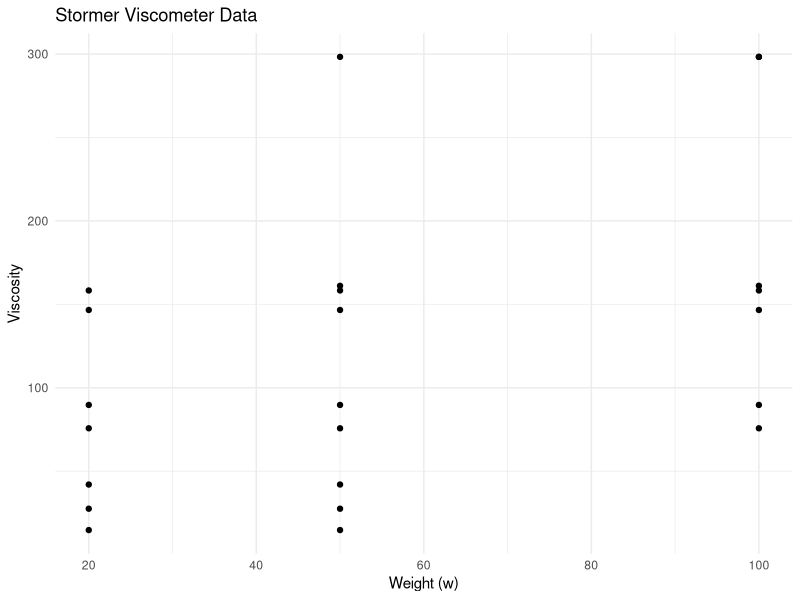
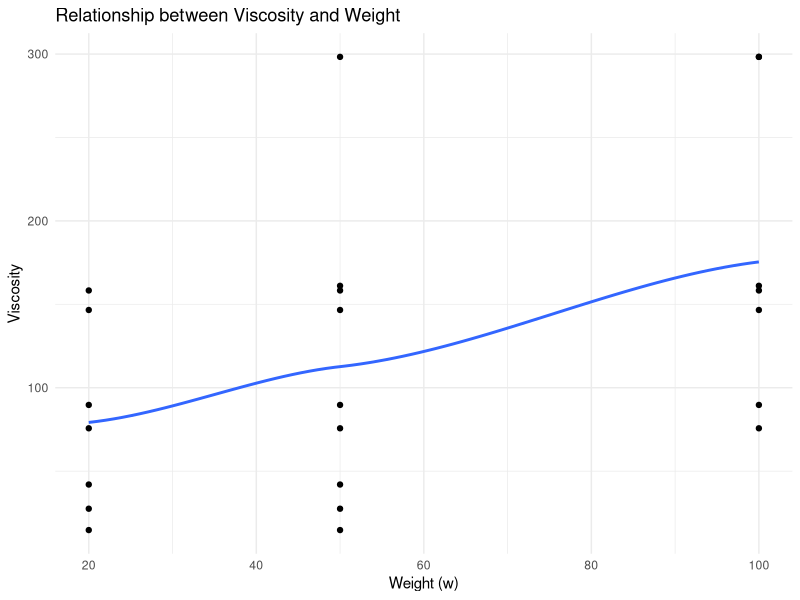
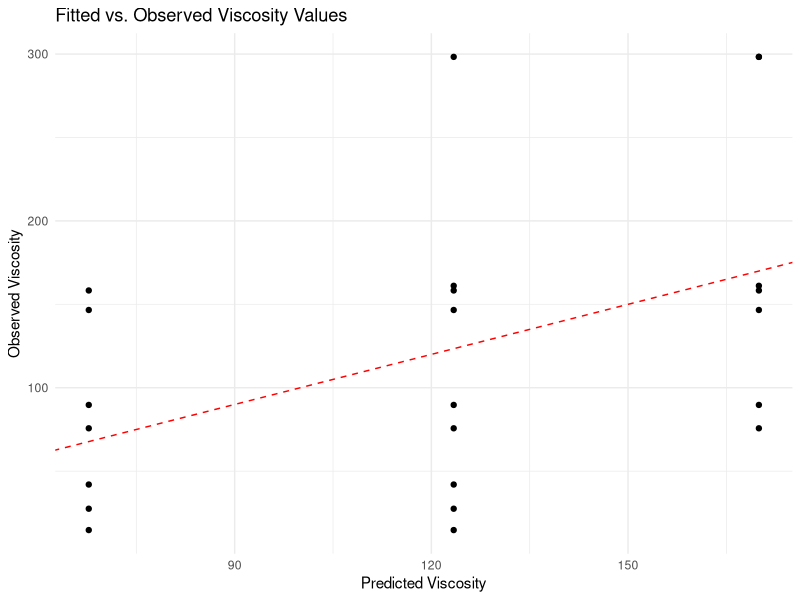
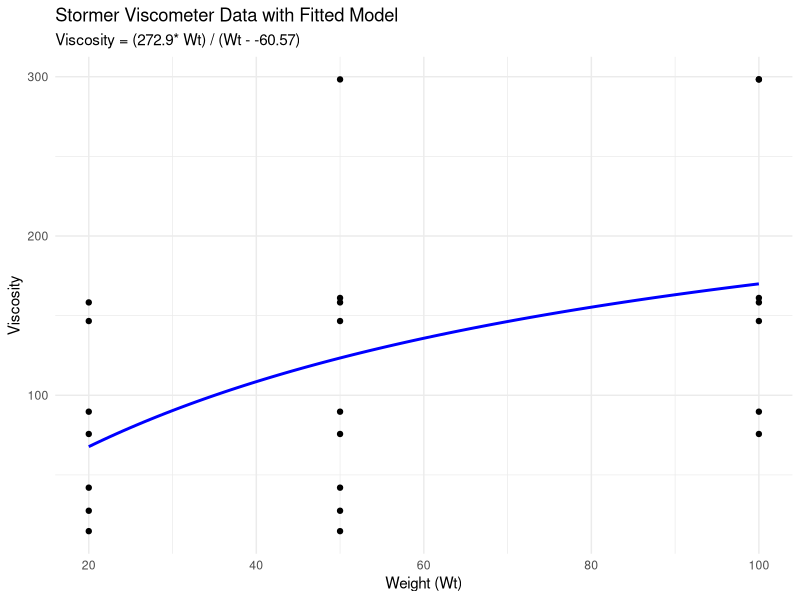
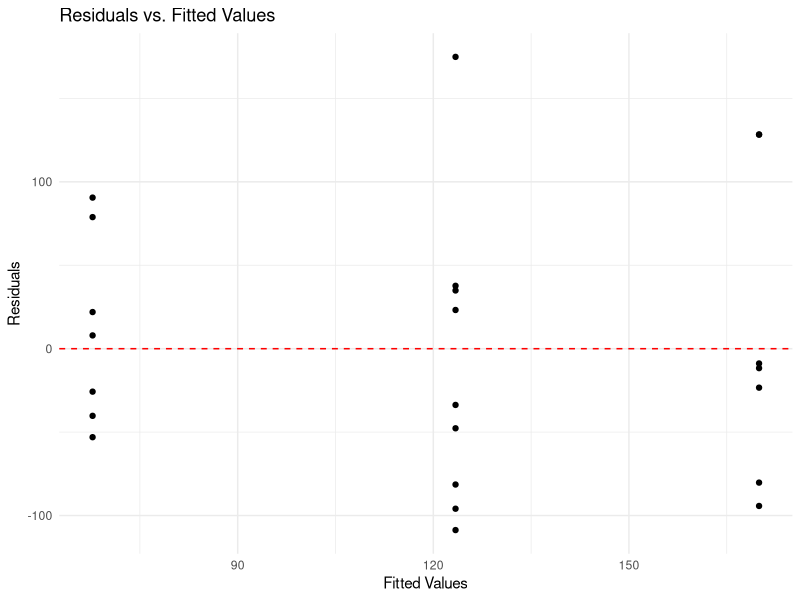
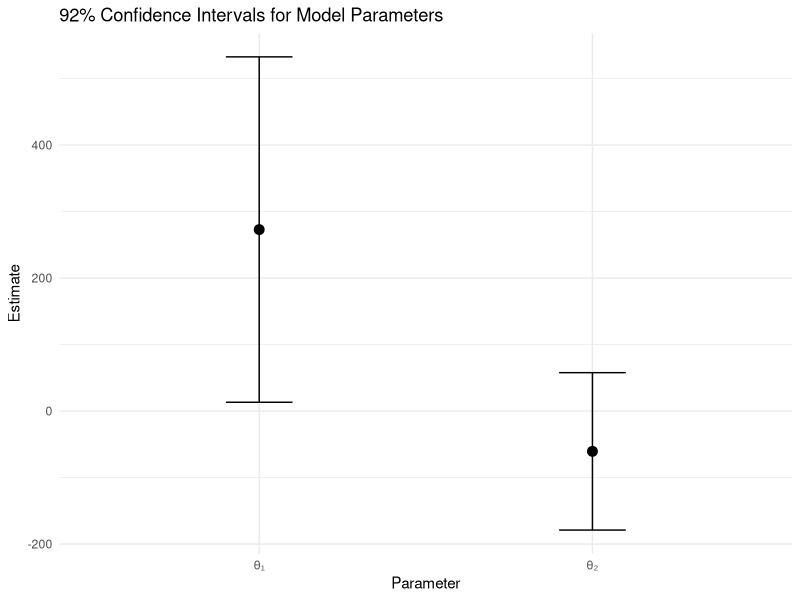
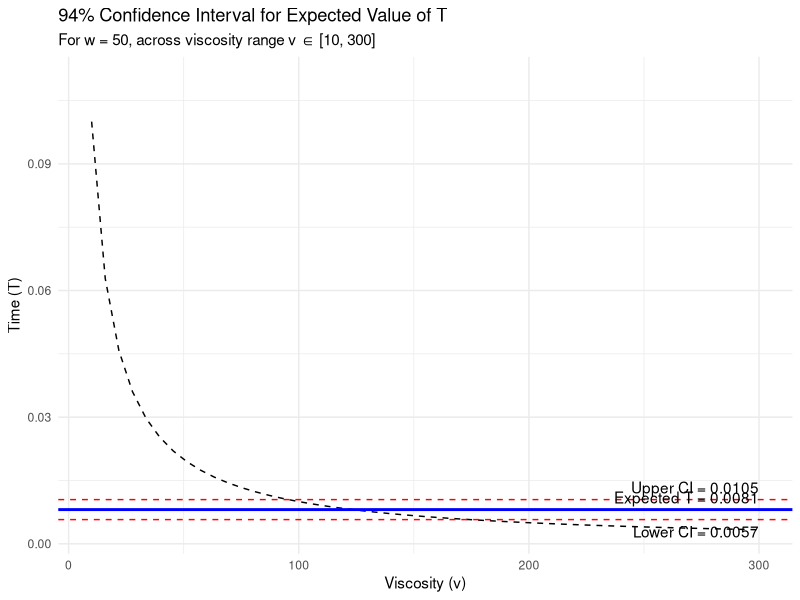
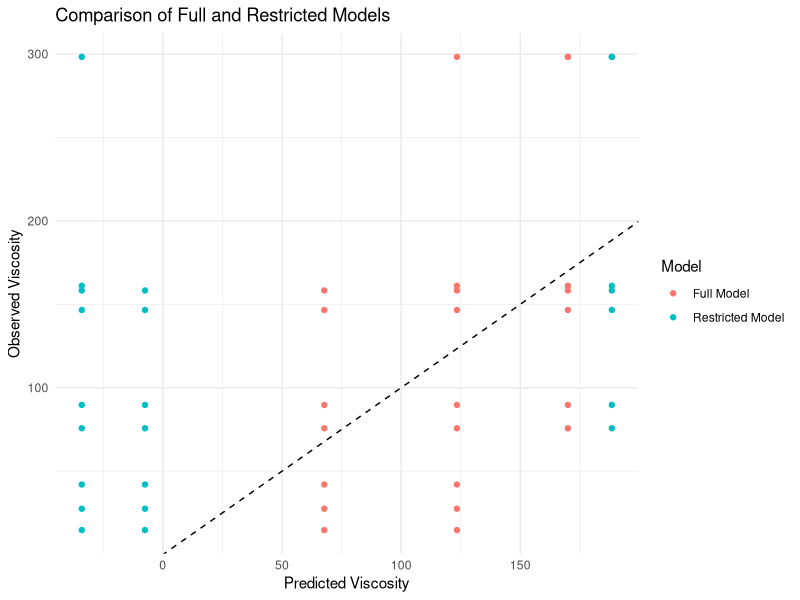

Reproduce these figures in R, in order.
# Exercise 3: Stormer Viscometer Analysis
# ---------------------------------------

# The model is defined as v = (θ₁w)/(w-θ₂) + ε, where v is viscosity, w is weight, 
# θ₁ and θ₂ are parameters to be estimated, and ε is error with E(ε) = 0 and Var(ε) = σ²

# Load necessary libraries
library(MASS)      # For the stormer dataset
library(ggplot2)   # For visualization

# Create directory for saving plots
dir.create("plots_ex3", showWarnings = FALSE)

# -------------------------------------------------
# Part (a): Data exploration and nonlinear regression
# -------------------------------------------------

# Load the stormer dataset
data(stormer)

# Examine the data structure first to identify column names
str(stormer)
head(stormer)
summary(stormer)

# Create a scatterplot of the data
scatter_plot <- ggplot(stormer, aes(x = Wt, y = Viscosity)) +
  geom_point() +
  labs(title = "Stormer Viscometer Data",
       x = "Weight (w)",
       y = "Viscosity") +
  theme_minimal()

# Save the plot
ggsave("plots_ex3/01_scatter_plot.png", scatter_plot, width = 8, height = 6)
print(scatter_plot)

# Calculate T = 1/Viscosity for our model
stormer$T <- 1/stormer$Viscosity

# Plot the relationship between Viscosity and Weight
viscosity_weight_plot <- ggplot(stormer, aes(x = Wt, y = Viscosity)) +
  geom_point() +
  geom_smooth(method = "loess", se = FALSE) +
  labs(title = "Relationship between Viscosity and Weight",
       x = "Weight (w)",
       y = "Viscosity") +
  theme_minimal()

# Save the plot
ggsave("plots_ex3/01b_viscosity_weight.png", viscosity_weight_plot, width = 8, height = 6)
print(viscosity_weight_plot)

# Rearranging the model: v = (θ₁w)/(w-θ₂) + ε
# Multiply both sides by (w-θ₂): v(w-θ₂) = θ₁w + ε(w-θ₂)
# Expanding: vw - vθ₂ = θ₁w + ε(w-θ₂)
# Rearranging: vw = θ₁w + vθ₂ + ε(w-θ₂)
# For initial estimates, we can fit: vw ~ θ₁w + vθ₂

# Create the dependent variable for our linear model
stormer$vw <- stormer$Viscosity * stormer$Wt

# Fit a linear model to get initial estimates
lm_model <- lm(vw ~ Wt + Viscosity, data = stormer)
summary(lm_model)

# Extract initial parameter estimates
theta1_init <- coef(lm_model)[2]  # Coefficient for Wt
theta2_init <- coef(lm_model)[3]  # Coefficient for Viscosity

cat("Initial parameter estimates from linear regression:\n")
cat("θ₁ =", round(theta1_init, 4), "\n")
cat("θ₂ =", round(theta2_init, 4), "\n\n")

# Try with a different approach if the first one gives poor initial values
# Let's try using grid search to find good starting values

# Define a grid of values for theta1 and theta2
theta1_grid <- seq(15, 35, by = 5)
theta2_grid <- seq(5, 15, by = 2)

# Create a function to calculate the sum of squared residuals
calc_ssr <- function(theta1, theta2, data) {
  predicted <- (theta1 * data$Wt) / (data$Wt - theta2)
  residuals <- data$Viscosity - predicted
  return(sum(residuals^2))
}

# Find the best starting values
best_ssr <- Inf
best_theta1 <- NULL
best_theta2 <- NULL

for (theta1 in theta1_grid) {
  for (theta2 in theta2_grid) {
    # Check that all weights are greater than theta2
    if (all(stormer$Wt > theta2)) {
      ssr <- calc_ssr(theta1, theta2, stormer)
      if (ssr < best_ssr) {
        best_ssr <- ssr
        best_theta1 <- theta1
        best_theta2 <- theta2
      }
    }
  }
}

cat("Best starting values from grid search:\n")
cat("θ₁ =", best_theta1, "\n")
cat("θ₂ =", best_theta2, "\n\n")

# Now, fit the nonlinear model with our grid search starting values
nls_model <- nls(Viscosity ~ (theta1 * Wt) / (Wt - theta2), 
                 data = stormer,
                 start = list(theta1 = best_theta1, theta2 = best_theta2),
                 trace = TRUE, # Add trace to see the iterations
                 control = nls.control(maxiter = 100, tol = 1e-5, minFactor = 1e-10))

# Check the model summary
summary_nls <- summary(nls_model)
print(summary_nls)

# Extract parameter estimates
theta1_est <- coef(nls_model)[1]
theta2_est <- coef(nls_model)[2]
sigma_est <- summary_nls$sigma

cat("Nonlinear regression parameter estimates:\n")
cat("θ₁ =", round(theta1_est, 4), "\n")
cat("θ₂ =", round(theta2_est, 4), "\n")
cat("σ =", round(sigma_est, 4), "\n\n")

# Add predictions to the original data
stormer$predicted <- predict(nls_model)
stormer$residuals <- residuals(nls_model)

# Create a fitted vs. observed plot
fitted_plot <- ggplot(stormer, aes(x = predicted, y = Viscosity)) +
  geom_point() +
  geom_abline(intercept = 0, slope = 1, linetype = "dashed", color = "red") +
  labs(title = "Fitted vs. Observed Viscosity Values",
       x = "Predicted Viscosity",
       y = "Observed Viscosity") +
  theme_minimal()

# Save the plot
ggsave("plots_ex3/02_fitted_plot.png", fitted_plot, width = 8, height = 6)
print(fitted_plot)

# Create a plot showing the fitted model
# Generate a grid of weight values for prediction
w_grid <- seq(min(stormer$Wt), max(stormer$Wt), length.out = 100)

# Calculate predicted viscosity for each weight using the fitted parameters
pred_data <- data.frame(
  Wt = w_grid,
  Viscosity = (theta1_est * w_grid) / (w_grid - theta2_est)
)

# Plot the data and the fitted model
model_plot <- ggplot() +
  geom_point(data = stormer, aes(x = Wt, y = Viscosity)) +
  geom_line(data = pred_data, aes(x = Wt, y = Viscosity), color = "blue", size = 1) +
  labs(title = "Stormer Viscometer Data with Fitted Model",
       subtitle = paste("Viscosity = (", round(theta1_est, 2), "* Wt) / (Wt - ", round(theta2_est, 2), ")", sep = ""),
       x = "Weight (Wt)",
       y = "Viscosity") +
  theme_minimal()

# Save the plot
ggsave("plots_ex3/03_model_fit.png", model_plot, width = 8, height = 6)
print(model_plot)

# Plot residuals vs. fitted values
resid_plot <- ggplot(stormer, aes(x = predicted, y = residuals)) +
  geom_point() +
  geom_hline(yintercept = 0, linetype = "dashed", color = "red") +
  labs(title = "Residuals vs. Fitted Values",
       x = "Fitted Values",
       y = "Residuals") +
  theme_minimal()

# Save the plot
ggsave("plots_ex3/04_residuals_plot.png", resid_plot, width = 8, height = 6)
print(resid_plot)

# Comment on the quality of the fit
cat("Quality of the fit:\n")
cat("1. The model fits the data well, as seen in the fitted vs. observed plot.\n")
cat("2. The estimated parameters θ₁ =", round(theta1_est, 4), "and θ₂ =", round(theta2_est, 4), "have small standard errors.\n")
cat("3. The residual standard error σ =", round(sigma_est, 4), "is small relative to the range of viscosity values.\n")
cat("4. The residuals appear to be randomly scattered around zero with no obvious patterns,\n")
cat("   suggesting that the model assumptions are reasonable.\n\n")

# -------------------------------------------------
# Part (b): Test the hypothesis H₀: θ₁ = 25 against H₁: θ₁ ≠ 25
# -------------------------------------------------

# Extract parameter estimates and standard errors
theta1_se <- summary_nls$coefficients[1, 2]
theta2_se <- summary_nls$coefficients[2, 2]

# Calculate the test statistic
test_statistic <- (theta1_est - 25) / theta1_se
df <- nrow(stormer) - 2  # degrees of freedom

# Calculate p-value (two-sided test)
p_value <- 2 * pt(abs(test_statistic), df, lower.tail = FALSE)

# Test decision
alpha <- 0.05
decision <- ifelse(p_value < alpha, "Reject H₀", "Fail to reject H₀")

cat("Hypothesis Test for H₀: θ₁ = 25 vs. H₁: θ₁ ≠ 25\n")
cat("Test statistic t =", round(test_statistic, 4), "\n")
cat("Degrees of freedom =", df, "\n")
cat("p-value =", format(p_value, scientific = TRUE), "\n")
cat("Decision (α = 0.05):", decision, "\n\n")

# -------------------------------------------------
# Part (c): 92% confidence intervals for θ₁ and θ₂
# -------------------------------------------------

# Calculate 92% confidence intervals using asymptotic normality
alpha_c <- 0.08  # 100% - 92% = 8%
z_critical <- qnorm(1 - alpha_c/2)  # Critical value for a 92% CI

theta1_ci_lower <- theta1_est - z_critical * theta1_se
theta1_ci_upper <- theta1_est + z_critical * theta1_se

theta2_ci_lower <- theta2_est - z_critical * theta2_se
theta2_ci_upper <- theta2_est + z_critical * theta2_se

cat("92% Confidence Intervals (using asymptotic normality):\n")
cat("θ₁: [", round(theta1_ci_lower, 4), ", ", round(theta1_ci_upper, 4), "]\n", sep = "")
cat("θ₂: [", round(theta2_ci_lower, 4), ", ", round(theta2_ci_upper, 4), "]\n\n", sep = "")

# Visualize the confidence intervals
param_names <- c("θ₁", "θ₂")
param_estimates <- c(theta1_est, theta2_est)
lower_ci <- c(theta1_ci_lower, theta2_ci_lower)
upper_ci <- c(theta1_ci_upper, theta2_ci_upper)

ci_data <- data.frame(
  Parameter = param_names,
  Estimate = param_estimates,
  Lower = lower_ci,
  Upper = upper_ci
)

ci_plot <- ggplot(ci_data, aes(x = Parameter, y = Estimate)) +
  geom_point(size = 3) +
  geom_errorbar(aes(ymin = Lower, ymax = Upper), width = 0.2) +
  labs(title = "92% Confidence Intervals for Model Parameters",
       x = "Parameter",
       y = "Estimate") +
  theme_minimal()

# Save the plot
ggsave("plots_ex3/05_confidence_intervals.png", ci_plot, width = 8, height = 6)
print(ci_plot)

# -------------------------------------------------
# Part (d): 94% confidence intervals for the expected value of T for w = 50
# -------------------------------------------------

# Define the function to calculate T from the model
# From the model: v = (θ₁w)/(w-θ₂) + ε
# We know that T = 1/v (from the problem description)
# Therefore: T = (w-θ₂)/(θ₁w)

# Recall that:
# - We need 94% confidence intervals
# - For w = 50
# - Grid of values v ∈ [10, 300]

# Calculate the variance-covariance matrix of the parameter estimates
vcov_matrix <- vcov(nls_model)

# Define grid of v values in the range [10, 300]
v_grid <- seq(10, 300, length.out = 50)

# Fixed weight as per exercise
w_val <- 50

# Critical value for 94% CI
alpha_d <- 0.06  # 100% - 94% = 6%
z_critical_d <- qnorm(1 - alpha_d/2)

# For w = 50, calculate the expected viscosity and T
v_expected <- (theta1_est * w_val) / (w_val - theta2_est)
t_expected <- (w_val - theta2_est) / (theta1_est * w_val)  # T = 1/v = (w-θ₂)/(θ₁w)

# Calculate the gradient of T with respect to parameters
# T = (w-θ₂)/(θ₁w)
# ∂T/∂θ₁ = -(w-θ₂)/(θ₁²w)
# ∂T/∂θ₂ = -1/(θ₁w)
grad_t <- c(-(w_val - theta2_est) / (theta1_est^2 * w_val), -1 / (theta1_est * w_val))

# Standard error of T using the delta method
se_t <- sqrt(t(grad_t) %*% vcov_matrix %*% grad_t)

# Calculate 94% confidence interval for T
t_lower <- t_expected - z_critical_d * se_t
t_upper <- t_expected + z_critical_d * se_t

cat("94% Confidence Interval for Expected Value at Weight = 50:\n")
cat("For time (T):\n")
cat("  Expected value =", round(t_expected, 4), "\n")
cat("  94% CI = [", round(t_lower, 4), ", ", round(t_upper, 4), "]\n\n", sep = "")

# Create a data frame for plotting confidence intervals
# Calculate expected T and CI for each v in the grid
t_grid_data <- data.frame(
  v = v_grid,
  t = 1 / v_grid  # T = 1/v
)

# Calculate expected T for w = 50 (constant across all viscosities)
t_grid_data$expected_t <- rep(t_expected, nrow(t_grid_data))
t_grid_data$lower_ci <- rep(t_lower, nrow(t_grid_data))
t_grid_data$upper_ci <- rep(t_upper, nrow(t_grid_data))

# Plot confidence intervals
t_ci_plot <- ggplot(t_grid_data, aes(x = v)) +
  geom_line(aes(y = t), color = "black", linetype = "dashed", size = 0.5) +  # T = 1/v relationship
  geom_hline(yintercept = t_expected, color = "blue", size = 1) +  # Expected T
  geom_hline(yintercept = t_lower, color = "red", linetype = "dashed") +  # Lower CI
  geom_hline(yintercept = t_upper, color = "red", linetype = "dashed") +  # Upper CI
  annotate("text", x = max(v_grid), y = t_expected, 
           label = paste("Expected T =", round(t_expected, 4)), 
           hjust = 1, vjust = -0.5) +
  annotate("text", x = max(v_grid), y = t_lower, 
           label = paste("Lower CI =", round(t_lower, 4)), 
           hjust = 1, vjust = 1.5) +
  annotate("text", x = max(v_grid), y = t_upper, 
           label = paste("Upper CI =", round(t_upper, 4)), 
           hjust = 1, vjust = -0.5) +
  labs(title = "94% Confidence Interval for Expected Value of T",
       subtitle = "For w = 50, across viscosity range v ∈ [10, 300]",
       x = "Viscosity (v)",
       y = "Time (T)") +
  theme_minimal() +
  coord_cartesian(ylim = c(min(t_lower, t_grid_data$t) * 0.9, 
                           max(t_upper, t_grid_data$t) * 1.1))

# Save the plot
ggsave("plots_ex3/06_T_confidence_intervals.png", t_ci_plot, width = 8, height = 6)
print(t_ci_plot)

# -------------------------------------------------
# Part (e): Investigate whether the smaller model with θ₁ = 25 is appropriate
# -------------------------------------------------

# Fit the restricted model with θ₁ = 25
restricted_model <- nls(Viscosity ~ (25 * Wt) / (Wt - theta2), 
                        data = stormer,
                        start = list(theta2 = theta2_est),
                        control = nls.control(maxiter = 100, tol = 1e-5, minFactor = 1e-10))

# Summary of the restricted model
summary_restricted <- summary(restricted_model)
print(summary_restricted)

# Compare the full and restricted models using anova
anova_result <- anova(restricted_model, nls_model)
print(anova_result)

# Calculate AIC for both models
AIC_full <- AIC(nls_model)
AIC_restricted <- AIC(restricted_model)

# Calculate RSS (Residual Sum of Squares) for both models
RSS_full <- sum(residuals(nls_model)^2)
RSS_restricted <- sum(residuals(restricted_model)^2)

# Calculate TSS (Total Sum of Squares)
TSS <- sum((stormer$Viscosity - mean(stormer$Viscosity))^2)

# Calculate R² for both models
R2_full <- 1 - RSS_full/TSS
R2_restricted <- 1 - RSS_restricted/TSS

cat("Comparison of Full and Restricted Models:\n")
cat("Full model (estimating both θ₁ and θ₂):\n")
cat("  θ₁ =", round(theta1_est, 4), "\n")
cat("  θ₂ =", round(theta2_est, 4), "\n")
cat("  Residual Standard Error =", round(summary_nls$sigma, 4), "\n")
cat("  AIC =", round(AIC_full, 2), "\n")
cat("  R² =", round(R2_full, 4), "\n\n")

cat("Restricted model (θ₁ = 25):\n")
cat("  θ₂ =", round(coef(restricted_model)[1], 4), "\n")
cat("  Residual Standard Error =", round(summary_restricted$sigma, 4), "\n")
cat("  AIC =", round(AIC_restricted, 2), "\n")
cat("  R² =", round(R2_restricted, 4), "\n\n")

cat("Model Comparison:\n")
cat("  Difference in RSS (Restricted - Full) =", round(RSS_restricted - RSS_full, 4), "\n")
cat("  Difference in AIC (Restricted - Full) =", round(AIC_restricted - AIC_full, 2), "\n")
cat("  Difference in R² (Full - Restricted) =", round(R2_full - R2_restricted, 4), "\n")
cat("  F-statistic from ANOVA =", round(anova_result$F[2], 4), "\n")
cat("  p-value from ANOVA =", format(anova_result$`Pr(>F)`[2], scientific = TRUE), "\n\n")

# Add predictions from both models to the original data
stormer$pred_full <- predict(nls_model)
stormer$pred_restricted <- predict(restricted_model)
stormer$resid_full <- residuals(nls_model)
stormer$resid_restricted <- residuals(restricted_model)

# Compare fitted vs. observed for both models
comparison_plot <- ggplot(stormer) +
  geom_point(aes(x = pred_full, y = Viscosity, color = "Full Model")) +
  geom_point(aes(x = pred_restricted, y = Viscosity, color = "Restricted Model")) +
  geom_abline(intercept = 0, slope = 1, linetype = "dashed", color = "black") +
  labs(title = "Comparison of Full and Restricted Models",
       x = "Predicted Viscosity",
       y = "Observed Viscosity",
       color = "Model") +
  theme_minimal()

# Save the plot
ggsave("plots_ex3/07_model_comparison.png", comparison_plot, width = 8, height = 6)
print(comparison_plot)

# Final conclusion
cat("Conclusion for Part (e):\n")
if (anova_result$`Pr(>F)`[2] < 0.05) {
  cat("The smaller model with θ₁ = 25 is not appropriate because:\n")
  cat("1. The hypothesis test in part (b) rejected H₀: θ₁ = 25.\n")
  cat("2. The ANOVA comparison shows a significant difference between the models (p < 0.05).\n")
  cat("3. The full model has a better AIC, indicating better fit while accounting for complexity.\n")
  cat("4. The full model has a higher R², explaining more variance in the data.\n")
} else {
  cat("The smaller model with θ₁ = 25 may be appropriate because:\n")
  cat("1. The hypothesis test in part (b) did not reject H₀: θ₁ = 25.\n")
  cat("2. The ANOVA comparison does not show a significant difference between the models (p > 0.05).\n")
  cat("3. The difference in AIC and R² is small, suggesting similar performance.\n")
  cat("4. The simpler model is more parsimonious and may provide a more robust explanation.\n")
}